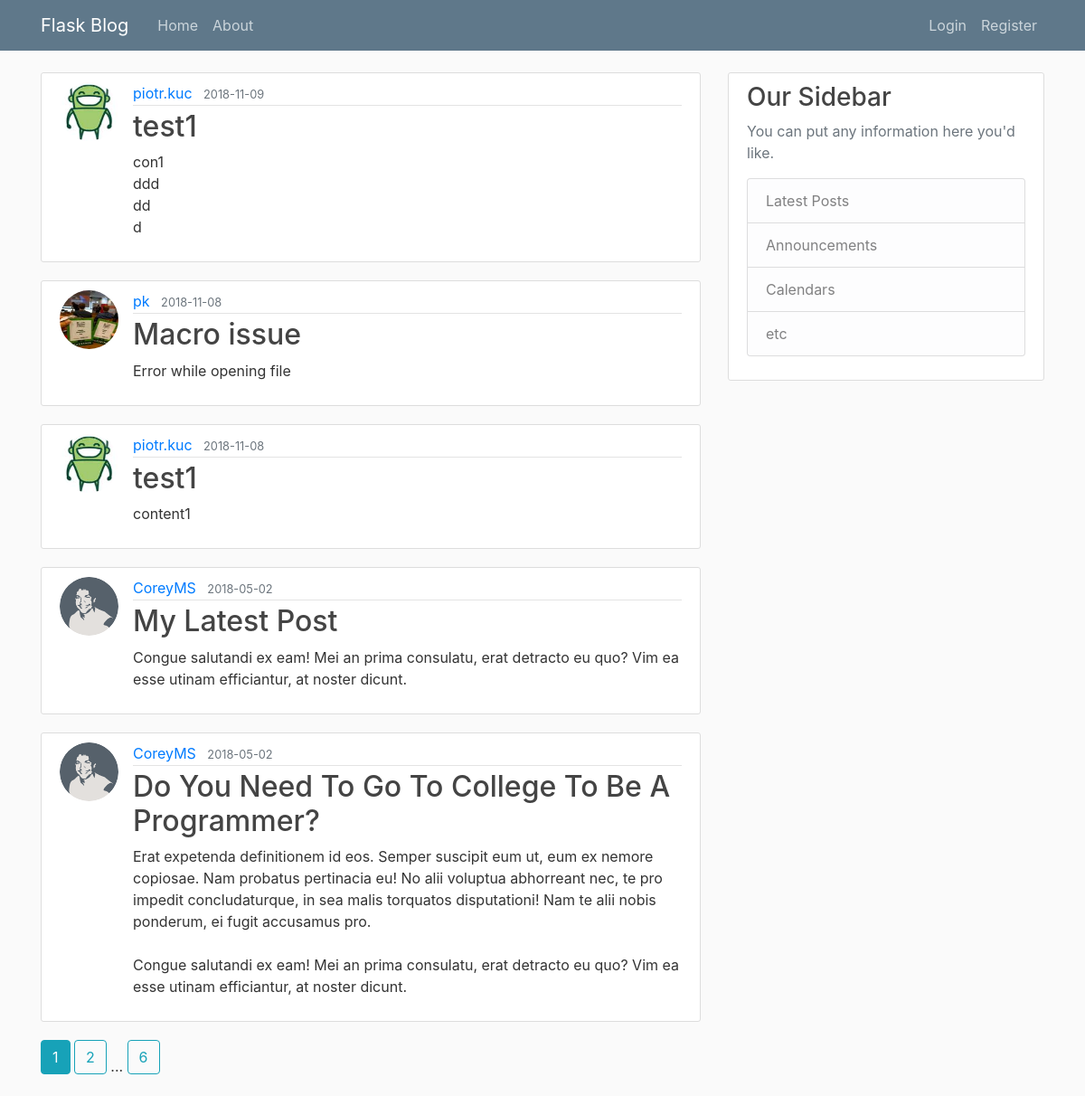
The page /home on the database its author committed.
### flaskblog/models.py (models this page shows, shortened)
class Post(db.Model):
    id = db.Column(db.Integer, primary_key=True)
    title = db.Column(db.String(100), nullable=False)
    date_posted = db.Column(db.DateTime, nullable=False, default=datetime.utcnow)
    content = db.Column(db.Text, nullable=False)
    user_id = db.Column(db.Integer, db.ForeignKey('user.id'), nullable=False)

class User(db.Model, UserMixin):
    id = db.Column(db.Integer, primary_key=True)
    username = db.Column(db.String(20), unique=True, nullable=False)
    email = db.Column(db.String(120), unique=True, nullable=False)
    image_file = db.Column(db.String(20), nullable=False, default='default.jpg')
    password = db.Column(db.String(60), nullable=False)
    posts = db.relationship('Post', backref='author', lazy=True)

### flaskblog/routes.py (the view)
@app.route("/")
@app.route("/home")
def home():
    page = request.args.get('page', 1, type=int)
    posts = Post.query.order_by(Post.date_posted.desc()).paginate(page=page, per_page=5)
    return render_template('home.html', posts=posts)

### flaskblog/templates/home.html
{% extends "layout.html" %}
{% block content %}
    {% for post in posts.items %}
        <article class="media content-section">
          <img class="rounded-circle article-img" src="{{ url_for('static', filename='profile_pics/' + post.author.image_file) }}">
          <div class="media-body">
            <div class="article-metadata">
              <a class="mr-2" href="{{ url_for('user_posts', username=post.author.username) }}">{{ post.author.username }}</a>
              <small class="text-muted">{{ post.date_posted.strftime('%Y-%m-%d') }}</small>
            </div>
            <h2><a class="article-title" href="{{ url_for('post', post_id=post.id) }}">{{ post.title }}</a></h2>
            <p class="article-content">{{ post.content }}</p>
          </div>
        </article>
    {% endfor %}
    {% for page_num in posts.iter_pages(left_edge=1, right_edge=1, left_current=1, right_current=2) %}
      {% if page_num %}
        {% if posts.page == page_num %}
          <a class="btn btn-info mb-4" href="{{ url_for('home', page=page_num) }}">{{ page_num }}</a>
        {% else %}
          <a class="btn btn-outline-info mb-4" href="{{ url_for('home', page=page_num) }}">{{ page_num }}</a>
        {% endif %}
      {% else %}
        ...
      {% endif %}
    {% endfor %}
{% endblock content %}

### flaskblog/templates/layout.html (shortened to what this page needs)
<!DOCTYPE html>
<html>
<head>
    <link rel="stylesheet" href="https://maxcdn.bootstrapcdn.com/bootstrap/4.0.0/css/bootstrap.min.css">
    <link rel="stylesheet" type="text/css" href="{{ url_for('static', filename='main.css') }}">
</head>
<body>
    <header class="site-header">
      <nav class="navbar navbar-expand-md navbar-dark bg-steel fixed-top">
        <div class="container">
          <a class="navbar-brand mr-4" href="/">Flask Blog</a>
          <div class="collapse navbar-collapse" id="navbarToggle">
            <div class="navbar-nav mr-auto">
              <a class="nav-item nav-link" href="{{ url_for('home') }}">Home</a>
              <a class="nav-item nav-link" href="{{ url_for('about') }}">About</a>
            </div>
            <div class="navbar-nav">
              {% if current_user.is_authenticated %}
                <a class="nav-item nav-link" href="{{ url_for('new_post') }}">New Post</a>
                <a class="nav-item nav-link" href="{{ url_for('account') }}">Account</a>
                <a class="nav-item nav-link" href="{{ url_for('logout') }}">Logout</a>
              {% else %}
                <a class="nav-item nav-link" href="{{ url_for('login') }}">Login</a>
                <a class="nav-item nav-link" href="{{ url_for('register') }}">Register</a>
              {% endif %}
            </div>
          </div>
        </div>
      </nav>
    </header>
    <main role="main" class="container">
      <div class="row">
        <div class="col-md-8">
          {% block content %}{% endblock %}
        </div>
        <div class="col-md-4">
          <div class="content-section">
            <h3>Our Sidebar</h3>
            <p class='text-muted'>You can put any information here you'd like.
              <ul class="list-group">
                <li class="list-group-item list-group-item-light">Latest Posts</li>
                <li class="list-group-item list-group-item-light">Announcements</li>
                <li class="list-group-item list-group-item-light">Calendars</li>
                <li class="list-group-item list-group-item-light">etc</li>
              </ul>
            </p>
          </div>
        </div>
      </div>
    </main>
</body>
</html>

### flaskblog/static/main.css (style rules this page uses)
body { background: #fafafa; color: #333333; margin-top: 5rem; }
h1, h2, h3, h4, h5, h6 { color: #444444; }
.bg-steel { background-color: #5f788a; }
.site-header .navbar-nav .nav-link { color: #cbd5db; }
.content-section { background: #ffffff; padding: 10px 20px; border: 1px solid #dddddd; border-radius: 3px; margin-bottom: 20px; }
.article-title { color: #444444; }
.article-content { white-space: pre-line; }
.article-img { height: 65px; width: 65px; margin-right: 16px; }
.article-metadata { padding-bottom: 1px; margin-bottom: 4px; border-bottom: 1px solid #e3e3e3 }

### rows shown on the page
Post: image_file (picture), author.username "piotr.kuc", date_posted "2018-11-09", title "test1", content "con1 ddd dd d"
Post: image_file (picture), author.username "pk", date_posted "2018-11-08", title "Macro issue", content "Error while opening file"
Post: image_file (picture), author.username "piotr.kuc", date_posted "2018-11-08", title "test1", content "content1"
Post: image_file (picture), author.username "CoreyMS", date_posted "2018-05-02", title "My Latest Post", content "Congue salutandi ex eam! Mei an prima consulatu, erat detracto eu quo? Vim ea esse utinam efficiantur, at noster dicunt."
Post: image_file (picture), author.username "CoreyMS", date_posted "2018-05-02", title "Do You Need To Go To College To Be A Programmer?", content "Erat expetenda definitionem id eos. Semper suscipit eum ut, eum ex nemore copiosae. Nam probatus pertinacia eu! No alii voluptua abhorreant nec, te pro impedit concludaturque, in sea malis torquatos disputationi! Nam te alii nobis ponderum, ei fugit accusamus pro. Congue salutandi ex eam! Mei an prima consulatu, erat detracto eu quo? Vim ea esse utinam efficiantur, at noster dicunt."

### other values the page prints
{{ page_num }} "1"
{{ page_num }} "2" "6"
